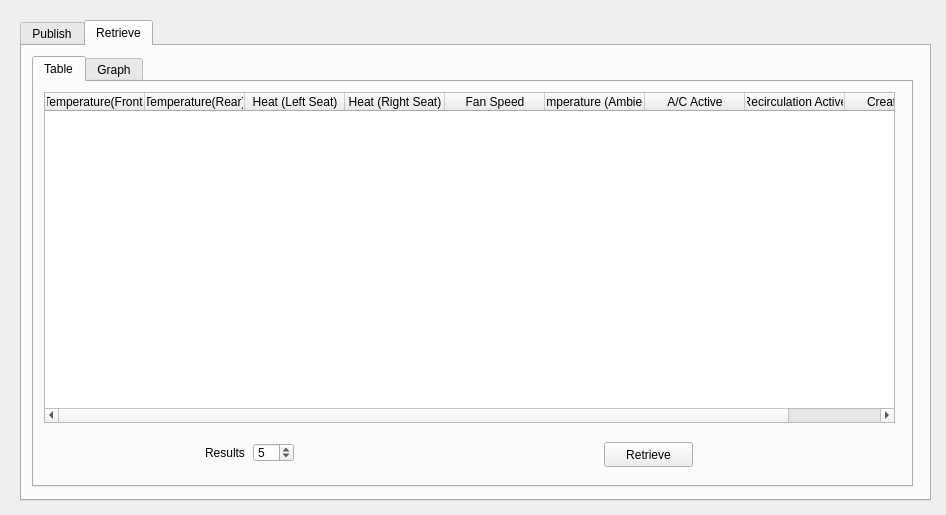
<?xml version="1.0" encoding="UTF-8"?>
<ui version="4.0">
 <class>Dialog</class>
 <widget class="QDialog" name="Dialog">
  <property name="geometry">
   <rect>
    <x>0</x>
    <y>0</y>
    <width>946</width>
    <height>515</height>
   </rect>
  </property>
  <property name="windowTitle">
   <string>Dialog</string>
  </property>
  <widget class="QTabWidget" name="restWidget">
   <property name="geometry">
    <rect>
     <x>20</x>
     <y>20</y>
     <width>911</width>
     <height>481</height>
    </rect>
   </property>
   <property name="currentIndex">
    <number>1</number>
   </property>
   <widget class="QWidget" name="publish">
    <attribute name="title">
     <string>Publish</string>
    </attribute>
    <widget class="QLabel" name="frontTempLabel">
     <property name="geometry">
      <rect>
       <x>40</x>
       <y>280</y>
       <width>41</width>
       <height>41</height>
      </rect>
     </property>
     <property name="text">
      <string>Front Temp</string>
     </property>
     <property name="wordWrap">
      <bool>true</bool>
     </property>
    </widget>
    <widget class="QLabel" name="rearTempLabel">
     <property name="geometry">
      <rect>
       <x>830</x>
       <y>280</y>
       <width>41</width>
       <height>41</height>
      </rect>
     </property>
     <property name="text">
      <string>Rear Temp</string>
     </property>
     <property name="scaledContents">
      <bool>false</bool>
     </property>
     <property name="wordWrap">
      <bool>true</bool>
     </property>
    </widget>
    <widget class="QLabel" name="lshLabel">
     <property name="geometry">
      <rect>
       <x>90</x>
       <y>280</y>
       <width>41</width>
       <height>61</height>
      </rect>
     </property>
     <property name="text">
      <string>Left Seat Heat</string>
     </property>
     <property name="wordWrap">
      <bool>true</bool>
     </property>
    </widget>
    <widget class="QLabel" name="rshLabal">
     <property name="geometry">
      <rect>
       <x>780</x>
       <y>280</y>
       <width>41</width>
       <height>61</height>
      </rect>
     </property>
     <property name="text">
      <string>Right Seat Heat</string>
     </property>
     <property name="wordWrap">
      <bool>true</bool>
     </property>
    </widget>
    <widget class="QDial" name="fanSpeed">
     <property name="geometry">
      <rect>
       <x>400</x>
       <y>70</y>
       <width>131</width>
       <height>131</height>
      </rect>
     </property>
     <property name="maximum">
      <number>5</number>
     </property>
    </widget>
    <widget class="QLCDNumber" name="ambientTemp">
     <property name="geometry">
      <rect>
       <x>420</x>
       <y>200</y>
       <width>81</width>
       <height>41</height>
      </rect>
     </property>
    </widget>
    <widget class="QCheckBox" name="isACActive">
     <property name="geometry">
      <rect>
       <x>350</x>
       <y>270</y>
       <width>50</width>
       <height>23</height>
      </rect>
     </property>
     <property name="text">
      <string>A/C</string>
     </property>
    </widget>
    <widget class="QScrollBar" name="isRecirculationActive">
     <property name="geometry">
      <rect>
       <x>430</x>
       <y>270</y>
       <width>160</width>
       <height>16</height>
      </rect>
     </property>
     <property name="maximum">
      <number>1</number>
     </property>
     <property name="orientation">
      <enum>Qt::Horizontal</enum>
     </property>
    </widget>
    <widget class="QWidget" name="horizontalLayoutWidget">
     <property name="geometry">
      <rect>
       <x>20</x>
       <y>100</y>
       <width>121</width>
       <height>181</height>
      </rect>
     </property>
     <layout class="QHBoxLayout" name="horizontalLayout">
      <property name="topMargin">
       <number>2</number>
      </property>
      <property name="bottomMargin">
       <number>2</number>
      </property>
      <item>
       <widget class="QSlider" name="frontTemperature">
        <property name="minimum">
         <number>15</number>
        </property>
        <property name="maximum">
         <number>30</number>
        </property>
        <property name="orientation">
         <enum>Qt::Vertical</enum>
        </property>
       </widget>
      </item>
      <item>
       <widget class="QScrollBar" name="leftSeatTemp">
        <property name="maximum">
         <number>3</number>
        </property>
        <property name="orientation">
         <enum>Qt::Vertical</enum>
        </property>
        <property name="invertedAppearance">
         <bool>true</bool>
        </property>
       </widget>
      </item>
     </layout>
    </widget>
    <widget class="QWidget" name="horizontalLayoutWidget_2">
     <property name="geometry">
      <rect>
       <x>760</x>
       <y>100</y>
       <width>121</width>
       <height>181</height>
      </rect>
     </property>
     <layout class="QHBoxLayout" name="horizontalLayout_2">
      <item>
       <widget class="QScrollBar" name="rightSeatTemp">
        <property name="maximum">
         <number>3</number>
        </property>
        <property name="orientation">
         <enum>Qt::Vertical</enum>
        </property>
        <property name="invertedAppearance">
         <bool>true</bool>
        </property>
       </widget>
      </item>
      <item>
       <widget class="QSlider" name="rearTemperature">
        <property name="minimum">
         <number>15</number>
        </property>
        <property name="maximum">
         <number>30</number>
        </property>
        <property name="orientation">
         <enum>Qt::Vertical</enum>
        </property>
       </widget>
      </item>
     </layout>
    </widget>
    <widget class="QLabel" name="label">
     <property name="geometry">
      <rect>
       <x>460</x>
       <y>290</y>
       <width>90</width>
       <height>17</height>
      </rect>
     </property>
     <property name="text">
      <string>Recirculation</string>
     </property>
    </widget>
    <widget class="QPushButton" name="publishButton">
     <property name="geometry">
      <rect>
       <x>430</x>
       <y>380</y>
       <width>80</width>
       <height>25</height>
      </rect>
     </property>
     <property name="text">
      <string>Publish</string>
     </property>
    </widget>
   </widget>
   <widget class="QWidget" name="retrieve">
    <attribute name="title">
     <string>Retrieve</string>
    </attribute>
    <widget class="QTabWidget" name="retriveTab">
     <property name="geometry">
      <rect>
       <x>10</x>
       <y>10</y>
       <width>881</width>
       <height>431</height>
      </rect>
     </property>
     <property name="currentIndex">
      <number>0</number>
     </property>
     <widget class="QWidget" name="tableTab">
      <attribute name="title">
       <string>Table</string>
      </attribute>
      <widget class="QTableWidget" name="tableWidget">
       <property name="geometry">
        <rect>
         <x>10</x>
         <y>10</y>
         <width>851</width>
         <height>331</height>
        </rect>
       </property>
       <attribute name="horizontalHeaderCascadingSectionResizes">
        <bool>true</bool>
       </attribute>
       <column>
        <property name="text">
         <string>Temperature(Front)</string>
        </property>
       </column>
       <column>
        <property name="text">
         <string>Temperature(Rear)</string>
        </property>
       </column>
       <column>
        <property name="text">
         <string>Heat (Left Seat)</string>
        </property>
       </column>
       <column>
        <property name="text">
         <string>Heat (Right Seat)</string>
        </property>
       </column>
       <column>
        <property name="text">
         <string>Fan Speed</string>
        </property>
       </column>
       <column>
        <property name="text">
         <string>Temperature (Ambient)</string>
        </property>
       </column>
       <column>
        <property name="text">
         <string>A/C Active</string>
        </property>
       </column>
       <column>
        <property name="text">
         <string>Recirculation Active</string>
        </property>
       </column>
       <column>
        <property name="text">
         <string>Created at</string>
        </property>
       </column>
      </widget>
      <widget class="QPushButton" name="tablePopulate">
       <property name="geometry">
        <rect>
         <x>570</x>
         <y>360</y>
         <width>89</width>
         <height>25</height>
        </rect>
       </property>
       <property name="text">
        <string>Retrieve</string>
       </property>
      </widget>
      <widget class="QWidget" name="horizontalLayoutWidget_3">
       <property name="geometry">
        <rect>
         <x>160</x>
         <y>350</y>
         <width>111</width>
         <height>41</height>
        </rect>
       </property>
       <layout class="QHBoxLayout" name="horizontalLayout_3">
        <item>
         <widget class="QLabel" name="label_2">
          <property name="text">
           <string>Results</string>
          </property>
         </widget>
        </item>
        <item>
         <widget class="QSpinBox" name="numResults">
          <property name="minimum">
           <number>1</number>
          </property>
          <property name="maximum">
           <number>15</number>
          </property>
          <property name="value">
           <number>5</number>
          </property>
         </widget>
        </item>
       </layout>
      </widget>
     </widget>
     <widget class="QWidget" name="graphTab">
      <attribute name="title">
       <string>Graph</string>
      </attribute>
      <widget class="QWidget" name="graphView" native="true">
       <property name="geometry">
        <rect>
         <x>10</x>
         <y>10</y>
         <width>471</width>
         <height>321</height>
        </rect>
       </property>
      </widget>
      <widget class="QPushButton" name="graphPopulate">
       <property name="geometry">
        <rect>
         <x>500</x>
         <y>160</y>
         <width>80</width>
         <height>25</height>
        </rect>
       </property>
       <property name="text">
        <string>Retrieve</string>
       </property>
      </widget>
     </widget>
    </widget>
   </widget>
  </widget>
 </widget>
 <layoutdefault spacing="6" margin="11"/>
 <resources/>
 <connections/>
</ui>
